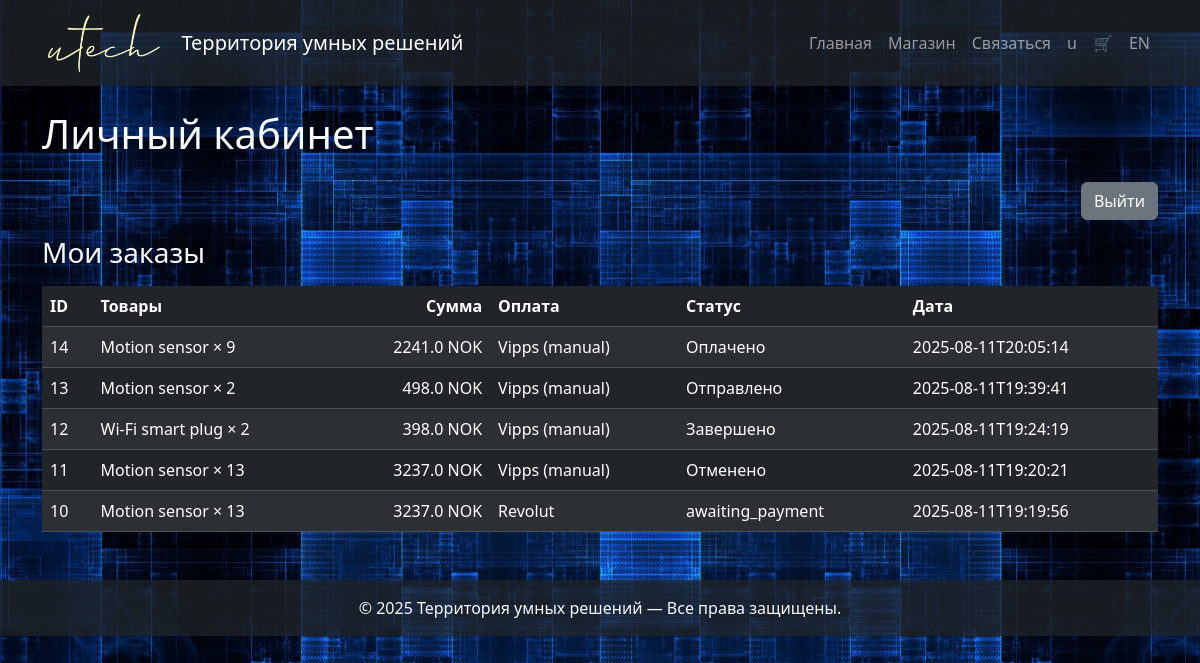
The app's page /ru/account (signed in) with its own data.
### tables this page shows
CREATE TABLE orders (
        id INTEGER PRIMARY KEY AUTOINCREMENT,
        user_id INTEGER,
        items TEXT,
        total REAL,
        payment_method TEXT,
        status TEXT DEFAULT 'Оплачено',
        date TEXT
    , ship_country TEXT, ship_zip TEXT, ship_city TEXT, ship_addr1 TEXT, ship_addr2 TEXT, ship_firstname TEXT, ship_lastname TEXT, ship_email TEXT, ship_phone TEXT, ship_carrier TEXT, customer_note TEXT);

### main.py (the view)
@app.route("/ru/account")
def account_ru():
    return render_account("ru")

### main.py (called while the page is built)
@app.context_processor
def inject_request():
    return dict(request=request)

def render_lang(template, lang, **kwargs):
    cart_count = 0
    cart = session.get("cart", {})
    if isinstance(cart, dict):
        cart_count = sum(cart.values())
    elif isinstance(cart, list):
        cart_count = len(cart)
    return render_template(
        template,
        lang=lang,
        tr=translations[lang],
        posts=posts,
        cart_count=cart_count,
        shipping=session.get("shipping", {}),   # <── добавили
        **kwargs
    )

def summarize_items(items_json, lang="en"):
    try:
        items = json.loads(items_json)
    except:
        return items_json  # если не JSON, вернуть как есть
    result = []
    for item in items:
        product = next((p for p in products if p["id"] == item["id"]), None)
        if product:
            name = product.get(f"name_{lang}", product.get("name", "?"))
        else:
            name = "?"
        result.append(f"{name} × {item.get('qty', 1)}")
    return ", ".join(result)

### templates/account.html
{% extends "base.html" %}
{% block content %}
<h1 class="mb-4">
    {{ 'Личный кабинет' if lang == 'ru' else 'Account' }}
</h1>
<div class="mb-3 text-end">
    <a href="{{ url_for('logout') }}" class="btn btn-secondary">
        {{ 'Выйти' if lang == 'ru' else 'Logout' }}
    </a>
</div>
{% if role == 'admin' %}
  <h3 class="mb-3">{{ 'Все заказы' if lang == 'ru' else 'All orders' }}</h3>
  <table class="table table-dark table-striped align-middle">
    <thead>
      <tr>
        <th>ID</th>
        <th>{{ 'Пользователь' if lang=='ru' else 'User' }}</th>
        <th>{{ 'Товары' if lang=='ru' else 'Items' }}</th>
        <th class="text-end">{{ 'Сумма' if lang=='ru' else 'Total' }}</th>
        <th>{{ 'Оплата' if lang=='ru' else 'Payment' }}</th>
        <th>{{ 'Статус' if lang=='ru' else 'Status' }}</th>
        <th>{{ 'Дата' if lang=='ru' else 'Date' }}</th>
        <th>{{ 'Действия' if lang=='ru' else 'Actions' }}</th>
      </tr>
    </thead>
    <tbody>
      {% for o in orders %}
      <tr>
        <td>{{ o.id }}</td>
        <td>{{ o.username }}</td>
        <td style="max-width: 420px;">{{ o.items_text }}</td>
        <td class="text-end">{{ o.total }} NOK</td>
        <td>{{ o.payment }}</td>
        <td style="min-width: 210px;">
          <form method="post" action="/update_order/{{ o.id }}" class="d-flex gap-2">
            <select name="status_code" class="form-select form-select-sm">
              {% for code, labels in status_choices %}
                <option value="{{ code }}" {% if o.status_code == code %}selected{% endif %}>
                  {{ labels[lang] }}
                </option>
              {% endfor %}
            </select>
            <button class="btn btn-sm btn-primary">
              {{ 'Сохранить' if lang=='ru' else 'Save' }}
            </button>
          </form>
        </td>
        <td>{{ o.date }}</td>
        <td>
          <a href="/delete_order/{{ o.id }}" class="btn btn-sm btn-danger"
             onclick="return confirm('{{ 'Удалить заказ?' if lang=='ru' else 'Delete order?' }}');">
            {{ 'Удалить' if lang=='ru' else 'Delete' }}
          </a>
        </td>
      </tr>
      {% endfor %}
    </tbody>
  </table>
{% else %}
  <h3 class="mb-3">{{ 'Мои заказы' if lang == 'ru' else 'My Orders' }}</h3>
  <table class="table table-dark table-striped align-middle">
    <thead>
      <tr>
        <th>ID</th>
        <th>{{ 'Товары' if lang=='ru' else 'Items' }}</th>
        <th class="text-end">{{ 'Сумма' if lang=='ru' else 'Total' }}</th>
        <th>{{ 'Оплата' if lang=='ru' else 'Payment' }}</th>
        <th>{{ 'Статус' if lang=='ru' else 'Status' }}</th>
        <th>{{ 'Дата' if lang=='ru' else 'Date' }}</th>
      </tr>
    </thead>
    <tbody>
      {% for o in orders %}
      <tr>
        <td>{{ o.id }}</td>
        <td style="max-width: 520px;">{{ o.items_text }}</td>
        <td class="text-end">{{ o.total }} NOK</td>
        <td>{{ o.payment }}</td>
        <td>
          {% if status_choices %}
            {% for code, labels in status_choices %}
          {% if code == o.status_code %}
                {{ labels[lang] }}
              {% endif %}
            {% endfor %}
          {% else %}
            {{ o.status_label }}
          {% endif %}
        </td>
        <td>{{ o.date }}</td>
      </tr>
      {% endfor %}
    </tbody>
  </table>
{% endif %}
{% endblock %}

### static/css/style.css (style rules this page uses)
body { background: url('../img/backg2.jpg') no-repeat center center fixed; background-size: cover; }

### records on screen
orders: id "14", items_text "Motion sensor × 9", total "2241.0", payment "Vipps (manual)", status_label "Оплачено", date "2025-08-11T20:05:14"
orders: id "13", items_text "Motion sensor × 2", total "498.0", payment "Vipps (manual)", status_label "Отправлено", date "2025-08-11T19:39:41"
orders: id "12", items_text "Wi-Fi smart plug × 2", total "398.0", payment "Vipps (manual)", status_label "Завершено", date "2025-08-11T19:24:19"
orders: id "11", items_text "Motion sensor × 13", total "3237.0", payment "Vipps (manual)", status_label "Отменено", date "2025-08-11T19:20:21"
orders: id "10", items_text "Motion sensor × 13", total "3237.0", payment "Revolut", status_label "awaiting_payment", date "2025-08-11T19:19:56"

### other values on screen
{{ tr.site_title }} "Территория умных решений"
{{ tr.menu_home }} "Главная"
{{ tr.menu_shop }} "Магазин"
{{ tr.menu_contacts }} "Связаться"
{{ 'Личный кабинет' if lang == 'ru' else 'Account' }} "Личный кабинет"
{{ 'Выйти' if lang == 'ru' else 'Logout' }} "Выйти"
{{ 'Мои заказы' if lang == 'ru' else 'My Orders' }} "Мои заказы"
{{ 'Товары' if lang=='ru' else 'Items' }} "Товары"
{{ 'Сумма' if lang=='ru' else 'Total' }} "Сумма"
{{ 'Оплата' if lang=='ru' else 'Payment' }} "Оплата"
{{ 'Статус' if lang=='ru' else 'Status' }} "Статус"
{{ 'Дата' if lang=='ru' else 'Date' }} "Дата"
{{ tr.footer }} "Все права защищены."
